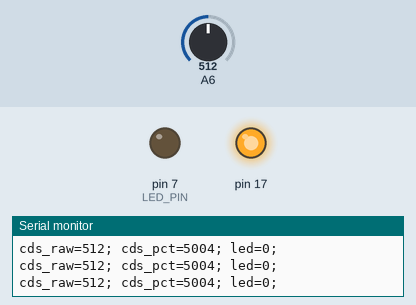
A program run on a simulated SparkFun Pro Micro, built with avr-gcc and run on an emulated ATmega32U4. On the bench: output pins drawn as LEDs (lit = HIGH), the last lines printed to the serial monitor. The test bench sets the inputs (shaded band); at power-on: A6 = 512.

Above: at 1.3 s.
1.4 s: A6 set to 493
At 2.7 s:
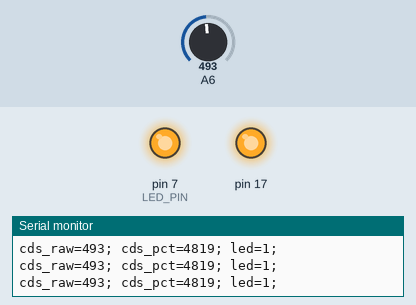
3.0 s: A6 set to 716
At 4.2 s:
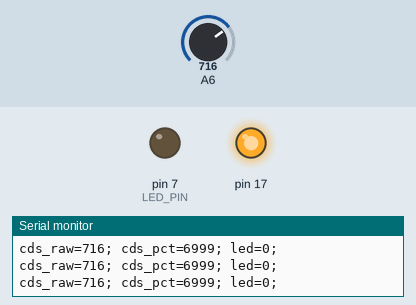
4.5 s: A6 set to 511
At 5.7 s:
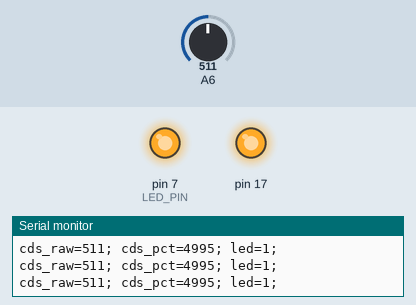
Timing chart, 0 to 7.5 s (numbered marks = the images above; inputs shaded):
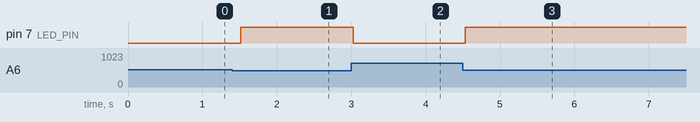

Measured:
- the behaviour switches between 512 and 511 on A6 (found by bisection; images 0 and 1)
- after the input at 1.4 s, pin 7 (LED_PIN): LOW → HIGH after 0.12 s
- after the input at 3.0 s, pin 7 (LED_PIN): HIGH → LOW at once
- after the input at 4.5 s, pin 7 (LED_PIN): LOW → HIGH at once

The program:

main.cpp
```cpp
#include "Arduino.h"
#include "SPI.h"
#include "mcp2515.h"

const int LED_PIN = 7;
const int CANBUS_PIN = 10;

// 送信メッセージ格納用
struct can_frame canMsg;
// CANコントローラに接続したPIN番号でインスタンス初期化
MCP2515 mcp2515(CANBUS_PIN);

void setup()
{
  // LED接続PINの設定
  pinMode(LED_PIN, OUTPUT);

  while (!Serial);
  Serial.begin(9600);
  SPI.begin();

  // CANインターフェースの初期化
  mcp2515.reset();
  // ビットレート1Mbos, クロック8MHz
  mcp2515.setBitrate(CAN_1000KBPS, MCP_8MHZ);
  // CANをノーマルモードに設定
  mcp2515.setNormalMode();
}

// the loop function runs over and over again forever
void loop()
{
  uint16_t cds_raw; // アナログピンから読んだ光センサーの値
  uint16_t cds_pct; // 明るさ(0.00〜100.00%を整数で持つ(0〜10000))
  uint8_t led; // LEDの点灯フラグ(HIGH: On, LOW: Off)

  cds_raw = analogRead(A6);
  cds_pct = float(cds_raw) / 1023.0 * 100.0 * 100.0; // 100倍して小数第２位までを整数に変換

  // 明るさ50%未満でLED On
  if (cds_pct < 5000)
  {
    led = HIGH; // ON
  }
  else
  {
    led = LOW; // OFF
  }
  digitalWrite(LED_PIN, led);

  Serial.println("cds_raw=" + String(cds_raw) + "; cds_pct=" + String(cds_pct) + "; led=" + String(led) + ";");

  // CANにデータを送信
  // Vehicle.Exterior.LightIntensity
  canMsg.can_id = 0x001; // CAN ID: 1
  canMsg.can_dlc = 2; // CANデータ長2バイト
  memcpy(canMsg.data, &cds_pct, 2);
  // canMsg.data[0] = lowByte(cds_pct);
  // canMsg.data[1] = highByte(cds_pct);
  mcp2515.sendMessage(&canMsg);

  // Vehicle.Body.Lights.Beam.Low.IsOn
  canMsg.can_id = 0x002; // CAN ID: 2
  canMsg.can_dlc = 1;    // CANデータ長1バイト
  canMsg.data[0] = led;
  mcp2515.sendMessage(&canMsg);

  delay(500);
}
```
